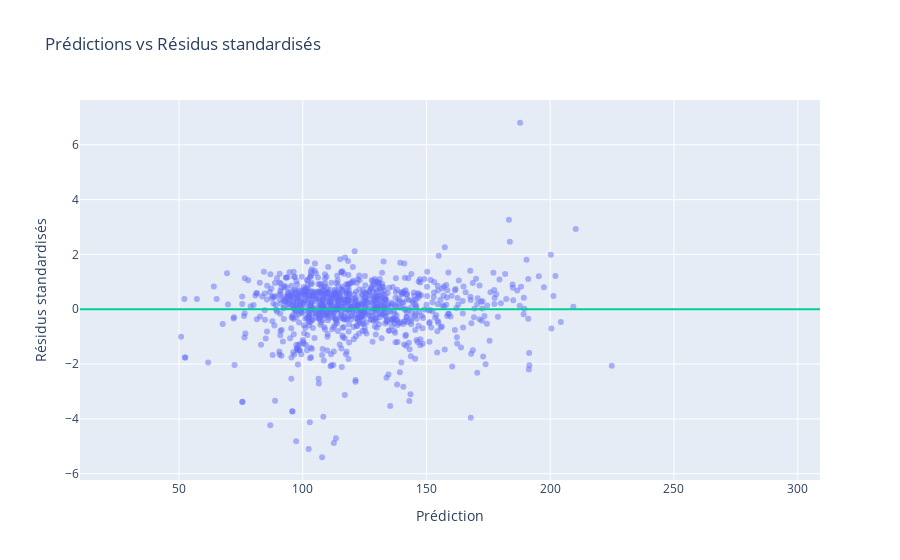

Here is the notebook cell this chart was saved with:
### Code cell
result["residuals"] = Y_test.values - predictions_test
# standadize residuals
result["standardized_residuals"] = (result["residuals"] - result["residuals"].mean()) / result["residuals"].std()

fig = px.scatter(result, y="standardized_residuals", x="prediction", opacity=0.5,
           title="Prédictions vs Résidus standardisés")

line = go.Scatter(x=result["real"], y=result["real"].apply(lambda x: 0), mode='lines', name='Ligne de prédiction', line=dict(color='#00CC96', width=2))
fig.add_trace(line)
fig.update_layout(xaxis_title="Prédiction", yaxis_title="Résidus standardisés", showlegend=False)
fig.show()

### Figure 1 — Plotly figure (JSON) as saved in the notebook; plotly's stock layout.template omitted (floating-point values rounded to 4 significant figures; data arrays with more than 128 entries replaced by an {"elided": "..."} marker saying what was removed)
{"data": [{"hovertemplate": "prediction=%{x}<br>standardized_residuals=%{y}<extra></extra>", "legendgroup": "", "marker": {"color": "#636efa", "opacity": 0.5, "symbol": "circle"}, "mode": "markers", "name": "", "orientation": "v", "showlegend": false, "type": "scatter", "x": {"elided": "969 float values"}, "xaxis": "x", "y": {"elided": "969 float values"}, "yaxis": "y"}, {"line": {"color": "#00CC96", "width": 2}, "mode": "lines", "name": "Ligne de prédiction", "type": "scatter", "x": {"elided": "969 int values"}, "y": {"elided": "969 int values"}}], "layout": {"legend": {"tracegroupgap": 0}, "showlegend": false, "title": {"text": "Prédictions vs Résidus standardisés"}, "xaxis": {"anchor": "y", "domain": [0, 1], "title": {"text": "Prédiction"}}, "yaxis": {"anchor": "x", "domain": [0, 1], "title": {"text": "Résidus standardisés"}}}}
